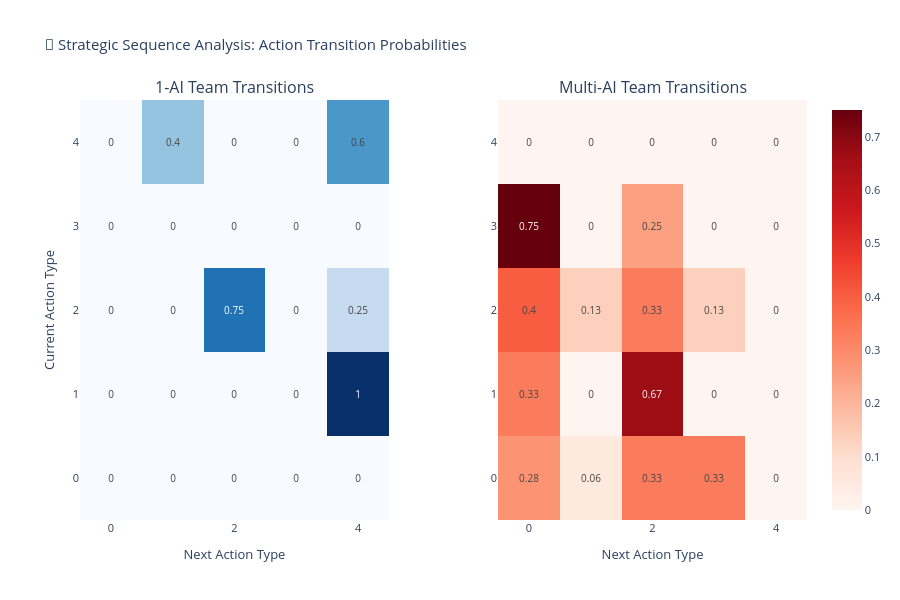

Notebook code for this chart:
### Code cell
def create_transition_matrix(df_condition: pd.DataFrame) -> pd.DataFrame:
    """Create transition matrix for behavioral sequences within a condition."""
    
    # Sort by run, round to ensure proper sequence
    df_sorted = df_condition.sort_values(['run_id', 'round'])
    
    # Get all unique cluster labels
    all_labels = sorted(sim_log.log_data['cluster_label'].unique())
    
    # Initialize transition matrix
    transition_counts = pd.DataFrame(0, index=all_labels, columns=all_labels)
    
    # Count transitions for each run
    for run_id in df_sorted['run_id'].unique():
        run_data = df_sorted[df_sorted['run_id'] == run_id]
        
        # Get sequence of cluster labels for this run
        labels_sequence = run_data['cluster_label'].tolist()
        
        # Count transitions
        for i in range(len(labels_sequence) - 1):
            current_label = labels_sequence[i]
            next_label = labels_sequence[i + 1]
            transition_counts.loc[current_label, next_label] += 1
    
    # Convert to probabilities
    transition_probs = transition_counts.div(transition_counts.sum(axis=1), axis=0).fillna(0)
    
    return transition_probs

# Create transition matrices for both conditions
print("🔄 Computing strategic sequence transition matrices...")

df_1ai = sim_log.log_data[sim_log.log_data['condition'] == '1-AI Team']
df_multi = sim_log.log_data[sim_log.log_data['condition'] == 'Multi-AI Team']

transition_1ai = create_transition_matrix(df_1ai)
transition_multi = create_transition_matrix(df_multi)

print("✅ Transition matrices computed!")

# Create side-by-side heatmaps
fig = make_subplots(
    rows=1, cols=2,
    subplot_titles=('1-AI Team Transitions', 'Multi-AI Team Transitions'),
    horizontal_spacing=0.15
)

# Add heatmaps
fig.add_trace(
    go.Heatmap(
        z=transition_1ai.values,
        x=transition_1ai.columns,
        y=transition_1ai.index,
        colorscale='Blues',
        showscale=False,
        text=transition_1ai.round(2).values,
        texttemplate="%{text}",
        textfont={"size": 10}
    ),
    row=1, col=1
)

fig.add_trace(
    go.Heatmap(
        z=transition_multi.values,
        x=transition_multi.columns,
        y=transition_multi.index,
        colorscale='Reds',
        showscale=True,
        text=transition_multi.round(2).values,
        texttemplate="%{text}",
        textfont={"size": 10}
    ),
    row=1, col=2
)

# Update layout
fig.update_layout(
    title='🔄 Strategic Sequence Analysis: Action Transition Probabilities',
    height=600,
    font=dict(size=11)
)

# Update axes labels
fig.update_xaxes(title_text="Next Action Type", row=1, col=1)
fig.update_xaxes(title_text="Next Action Type", row=1, col=2)
fig.update_yaxes(title_text="Current Action Type", row=1, col=1)

fig.show()

# Identify key transition differences
print("\n🔍 Key Strategic Sequence Insights:")
diff_matrix = transition_multi - transition_1ai
significant_diffs = []

for i, current_action in enumerate(diff_matrix.index):
    for j, next_action in enumerate(diff_matrix.columns):
        diff = diff_matrix.iloc[i, j]
        if abs(diff) > 0.1:  # Significant difference threshold
            direction = "more likely" if diff > 0 else "less likely"
            significant_diffs.append(f"  • Multi-AI teams are {abs(diff):.2f} {direction} to transition from '{current_action}' to '{next_action}'")

for insight in significant_diffs[:5]:  # Show top 5 differences
    print(insight)

### Figure 1 — Plotly figure (JSON) as saved in the notebook; plotly's stock layout.template omitted (floating-point values rounded to 4 significant figures)
{"data": [{"colorscale": [[0, "rgb(247,251,255)"], [0.125, "rgb(222,235,247)"], [0.25, "rgb(198,219,239)"], [0.375, "rgb(158,202,225)"], [0.5, "rgb(107,174,214)"], [0.625, "rgb(66,146,198)"], [0.75, "rgb(33,113,181)"], [0.875, "rgb(8,81,156)"], [1, "rgb(8,48,107)"]], "showscale": false, "text": [[0.0, 0.0, 0.0, 0.0, 0.0], [0.0, 0.0, 0.0, 0.0, 1.0], [0.0, 0.0, 0.75, 0.0, 0.25], [0.0, 0.0, 0.0, 0.0, 0.0], [0.0, 0.4, 0.0, 0.0, 0.6]], "textfont": {"size": 10}, "texttemplate": "%{text}", "type": "heatmap", "x": [0, 1, 2, 3, 4], "xaxis": "x", "y": [0, 1, 2, 3, 4], "yaxis": "y", "z": [[0.0, 0.0, 0.0, 0.0, 0.0], [0.0, 0.0, 0.0, 0.0, 1.0], [0.0, 0.0, 0.75, 0.0, 0.25], [0.0, 0.0, 0.0, 0.0, 0.0], [0.0, 0.4, 0.0, 0.0, 0.6]]}, {"colorscale": [[0, "rgb(255,245,240)"], [0.125, "rgb(254,224,210)"], [0.25, "rgb(252,187,161)"], [0.375, "rgb(252,146,114)"], [0.5, "rgb(251,106,74)"], [0.625, "rgb(239,59,44)"], [0.75, "rgb(203,24,29)"], [0.875, "rgb(165,15,21)"], [1, "rgb(103,0,13)"]], "showscale": true, "text": [[0.28, 0.06, 0.33, 0.33, 0.0], [0.33, 0.0, 0.67, 0.0, 0.0], [0.4, 0.13, 0.33, 0.13, 0.0], [0.75, 0.0, 0.25, 0.0, 0.0], [0.0, 0.0, 0.0, 0.0, 0.0]], "textfont": {"size": 10}, "texttemplate": "%{text}", "type": "heatmap", "x": [0, 1, 2, 3, 4], "xaxis": "x2", "y": [0, 1, 2, 3, 4], "yaxis": "y2", "z": [[0.2778, 0.05556, 0.3333, 0.3333, 0.0], [0.3333, 0.0, 0.6667, 0.0, 0.0], [0.4, 0.1333, 0.3333, 0.1333, 0.0], [0.75, 0.0, 0.25, 0.0, 0.0], [0.0, 0.0, 0.0, 0.0, 0.0]]}], "layout": {"annotations": [{"font": {"size": 16}, "showarrow": false, "text": "1-AI Team Transitions", "x": 0.2125, "xanchor": "center", "xref": "paper", "y": 1, "yanchor": "bottom", "yref": "paper"}, {"font": {"size": 16}, "showarrow": false, "text": "Multi-AI Team Transitions", "x": 0.7875, "xanchor": "center", "xref": "paper", "y": 1, "yanchor": "bottom", "yref": "paper"}], "font": {"size": 11}, "height": 600, "title": {"text": "🔄 Strategic Sequence Analysis: Action Transition Probabilities"}, "xaxis": {"anchor": "y", "domain": [0, 0.425], "title": {"text": "Next Action Type"}}, "xaxis2": {"anchor": "y2", "domain": [0.575, 1], "title": {"text": "Next Action Type"}}, "yaxis": {"anchor": "x", "domain": [0, 1], "title": {"text": "Current Action Type"}}, "yaxis2": {"anchor": "x2", "domain": [0, 1]}}}
